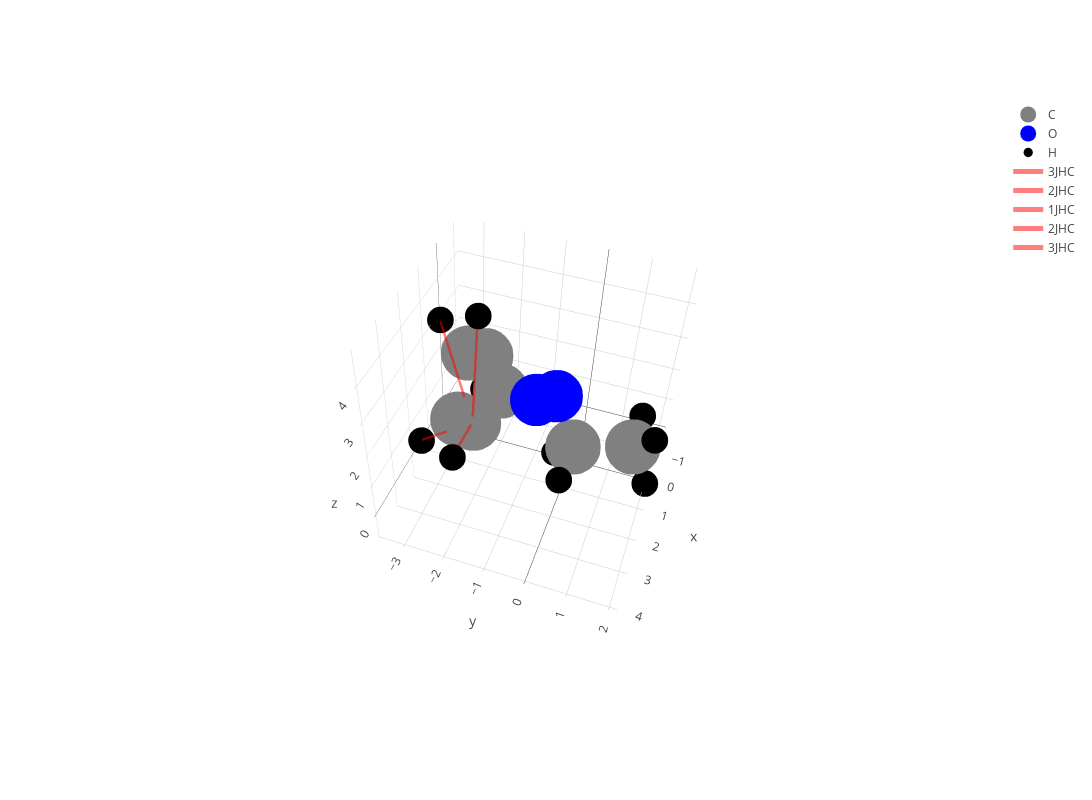

Here is the notebook cell this chart was saved with:
### Markdown cell above
**show coupling !!**

### Code cell
# ----- set params -----
scale = 25
# ----------------------

atoms_in_molecule = df_struct_select['atom'].unique()
atom_list =  ['C', 'N', 'O', 'H', 'F']
atom_size =  [0.77, 0.75, 0.73, 0.37, 0.71]
color_list = ['gray', 'red', 'blue', 'black', 'green']

# atoms plot
scatter_list = []
for i, atom in enumerate(atom_list):
    atom_idx = df_struct_select['atom'] == atom
    pos = pos_list[atom_idx]
    scatter = Scatter3d(x=pos[:, 0], y=pos[:, 1], z=pos[:, 2], mode='markers',
                        opacity=1,
                        name=atom,
                        marker=dict(size=atom_size[i]*scale,                
                                    color=color_list[i],              
                                   ),
                        text = df_struct_select['atom_index'][atom_idx],
                        hoverinfo='text'
                       )
    
    scatter_list.append(scatter)

# interaction pares plot
pos_check = pos_list[check_atom_idx]
x_check = pos_check[0]
y_check = pos_check[1]
z_check = pos_check[2]
lines_list = []
for i, idx_interact in enumerate(interaction_list):
    pos_interaction = pos_list[idx_interact]
    x_interaction = pos_interaction[0]
    y_interaction = pos_interaction[1]
    z_interaction = pos_interaction[2]
    
    lines = Scatter3d(x=[x_check, x_interaction], y=[y_check, y_interaction], z=[z_check, z_interaction],
                      mode='lines', 
                      opacity=0.5, 
                      name=interaction_type[i],
                      hovertext=f'scalar coupling constant: {scalar_coupling_constant[i]}',
                      line = dict(color='red',
                                  width=5)
                     )
    lines_list.append(lines)

# show
layout = go.Layout(height=800, width=1200)  
fig = go.Figure(data=scatter_list + lines_list, layout=layout)
iplot(fig)

### Figure 1 — Plotly figure (JSON) as saved in the notebook; plotly's stock layout.template omitted (floating-point values rounded to 4 significant figures)
{"data": [{"hoverinfo": "text", "marker": {"color": "gray", "size": 19.25}, "mode": "markers", "name": "C", "opacity": 1, "text": [0, 1, 3, 4, 5, 7, 8], "type": "scatter3d", "uid": "46b56362-5852-4d03-92f0-774b61ef139f", "x": [-0.003568, 0.4937, 0.5131, 1.916, 2.843, 1.853, 0.8673], "y": [1.483, 0.04927, -1.906, -2.466, -1.717, -1.817, -2.599], "z": [0.2415, 0.1997, 1.491, 1.621, 2.622, 3.685, 2.76]}, {"hoverinfo": "text", "marker": {"color": "red", "size": 18.75}, "mode": "markers", "name": "N", "opacity": 1, "text": [], "type": "scatter3d", "uid": "be4c4460-4c53-4ece-8757-e440c3eac01a", "x": [], "y": [], "z": []}, {"hoverinfo": "text", "marker": {"color": "blue", "size": 18.25}, "mode": "markers", "name": "O", "opacity": 1, "text": [2, 6], "type": "scatter3d", "uid": "dc05408c-954a-452d-9ed2-06ec2fe8df40", "x": [0.1163, 2.188], "y": [-0.5843, -0.5458], "z": [1.411, 3.118]}, {"hoverinfo": "text", "marker": {"color": "black", "size": 9.25}, "mode": "markers", "name": "H", "opacity": 1, "text": [9, 10, 11, 12, 13, 14, 15, 16, 17, 18], "type": "scatter3d", "uid": "1bede773-4193-45b0-8ac2-e865bacf7d40", "x": [0.4341, 0.2742, -1.092, 0.06266, 1.588, -0.07205, 2.282, 3.926, 1.95, 0.3583], "y": [2.009, 2.011, 1.512, -0.4891, 0.01841, -2.561, -3.243, -1.742, -1.937, -3.494], "z": [1.094, -0.6762, 0.3425, -0.6618, 0.0898, 0.8344, 0.9609, 2.636, 4.757, 3.099]}, {"hoverinfo": "text", "marker": {"color": "green", "size": 17.75}, "mode": "markers", "name": "F", "opacity": 1, "text": [], "type": "scatter3d", "uid": "47636bca-8a81-4b11-8af4-cf18cd361cc6", "x": [], "y": [], "z": []}, {"hovertext": "scalar coupling constant: 3.54238", "line": {"color": "red", "width": 5}, "mode": "lines", "name": "3JHC", "opacity": 0.5, "type": "scatter3d", "uid": "1faa3f2c-12ce-4988-93c6-dafefdb24ec5", "x": [2.843, -0.07205], "y": [-1.717, -2.561], "z": [2.622, 0.8344]}, {"hovertext": "scalar coupling constant: 6.51586", "line": {"color": "red", "width": 5}, "mode": "lines", "name": "2JHC", "opacity": 0.5, "type": "scatter3d", "uid": "021dd9d1-798b-4900-8cd8-8a40e92f1fec", "x": [2.843, 2.282], "y": [-1.717, -3.243], "z": [2.622, 0.9609]}, {"hovertext": "scalar coupling constant: 132.93", "line": {"color": "red", "width": 5}, "mode": "lines", "name": "1JHC", "opacity": 0.5, "type": "scatter3d", "uid": "f45079e1-f51e-42ad-8bae-2caffe21d5b9", "x": [2.843, 3.926], "y": [-1.717, -1.742], "z": [2.622, 2.636]}, {"hovertext": "scalar coupling constant: -1.86992", "line": {"color": "red", "width": 5}, "mode": "lines", "name": "2JHC", "opacity": 0.5, "type": "scatter3d", "uid": "e91b95d0-976a-4c91-96e7-0c1ba5afb580", "x": [2.843, 1.95], "y": [-1.717, -1.937], "z": [2.622, 4.757]}, {"hovertext": "scalar coupling constant: 1.62497", "line": {"color": "red", "width": 5}, "mode": "lines", "name": "3JHC", "opacity": 0.5, "type": "scatter3d", "uid": "072965fe-155c-4bcf-8e94-17ddcc34b52f", "x": [2.843, 0.3583], "y": [-1.717, -3.494], "z": [2.622, 3.099]}], "layout": {"height": 800, "scene": {"aspectmode": "auto", "aspectratio": {"x": 0.9443, "y": 1.036, "z": 1.022}, "camera": {"center": {"x": 0, "y": 0, "z": 0}, "eye": {"x": 2.115, "y": 0.5577, "z": 2.104}, "projection": {"type": "perspective"}, "up": {"x": -0.261, "y": -0.1367, "z": 0.9556}}}, "width": 1200}}
